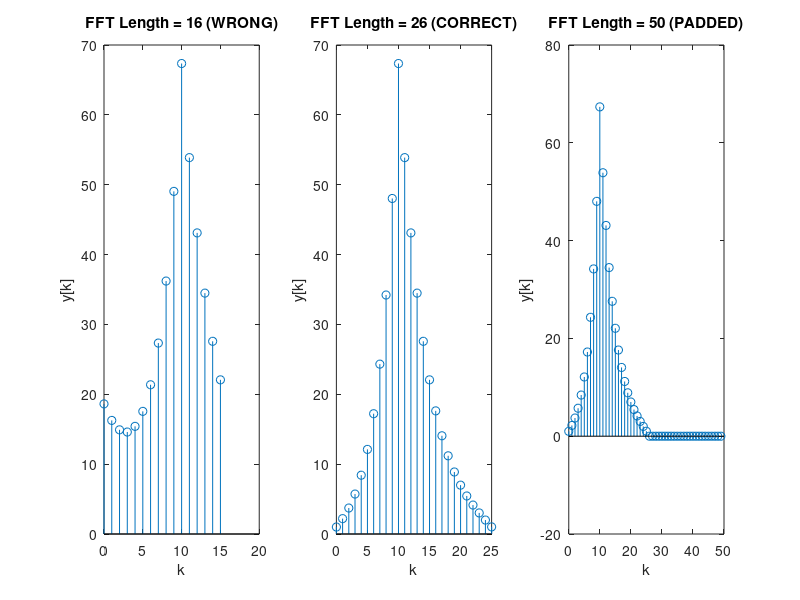
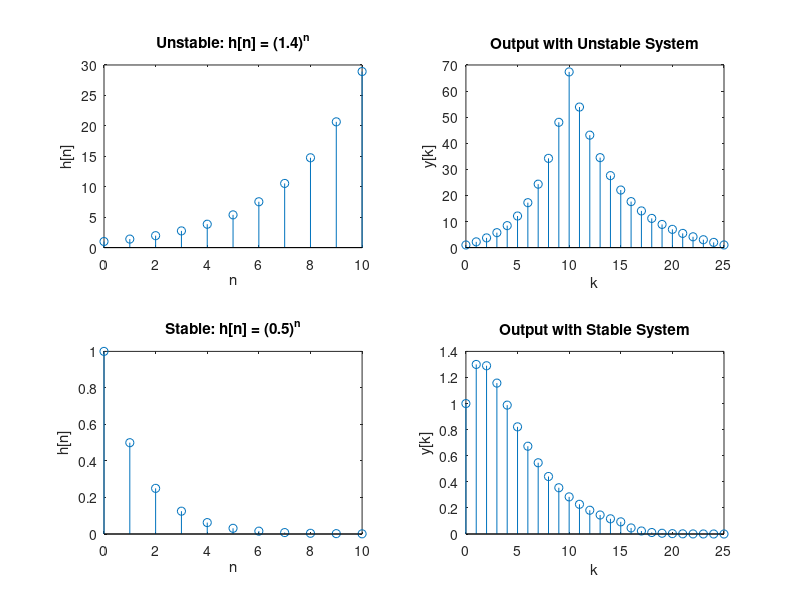
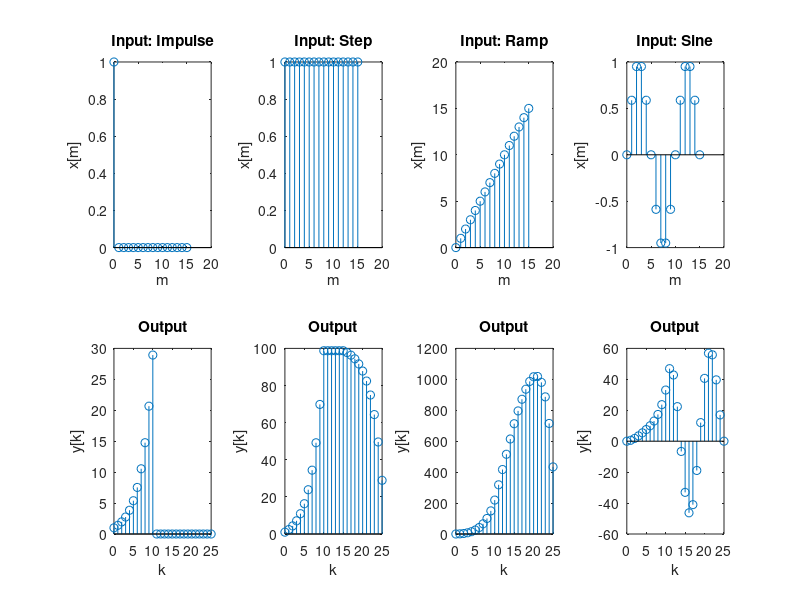
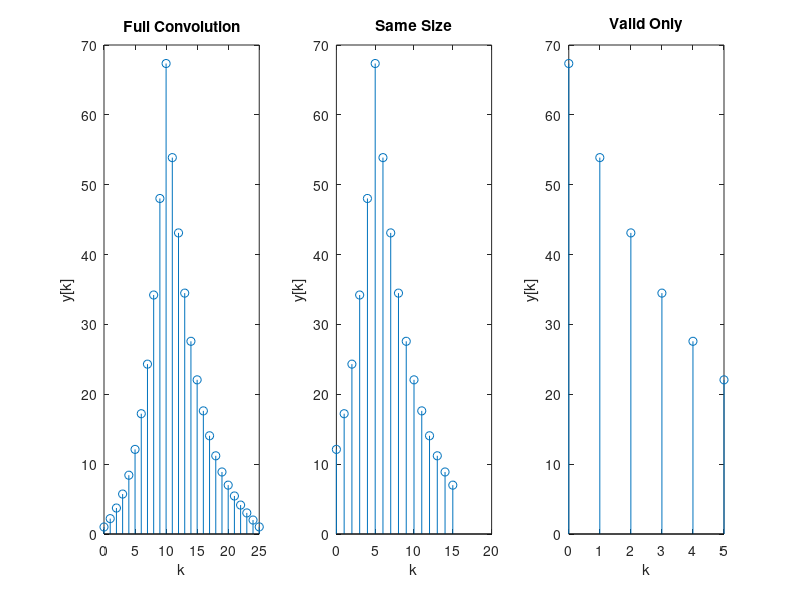

MATLAB code to generate these figures, in order:
clear all;
close all;
clc;

fprintf('========== TWEAKING EXAMPLES ==========\n\n');

%% TWEAK 1: Change FFT Length
fprintf('TWEAK 1: Different FFT Lengths\n');
fprintf('----------------------------------\n');

m = 0:15;
x = (0.8).^m;
n = 0:10;
h = (1.4).^n;

yc = conv(x, h);
L_correct = 26;

fprintf('Testing different FFT lengths:\n\n');

X_16 = fft(x, 16);
H_16 = fft(h, 16);
Y_16 = X_16 .* H_16;
yf_16 = ifft(Y_16, 16);
diff_16 = max(abs(yc(1:16) - real(yf_16)));
fprintf('L = 16 (WRONG - circular convolution):\n');
fprintf('  Difference from conv: %.6f\n', diff_16);
fprintf('  Result: INCORRECT (aliases/wraps around)\n\n');

X_26 = fft(x, 26);
H_26 = fft(h, 26);
Y_26 = X_26 .* H_26;
yf_26 = ifft(Y_26, 26);
diff_26 = max(abs(yc - real(yf_26)));
fprintf('L = 26 (CORRECT - minimum length):\n');
fprintf('  Difference from conv: %.15e\n', diff_26);
fprintf('  Result: CORRECT (essentially zero difference)\n\n');

X_50 = fft(x, 50);
H_50 = fft(h, 50);
Y_50 = X_50 .* H_50;
yf_50 = ifft(Y_50, 50);
diff_50 = max(abs([yc, zeros(1,24)] - real(yf_50)));
fprintf('L = 50 (OVER-SPECIFIED - zero padded):\n');
fprintf('  Difference from conv: %.15e\n', diff_50);
fprintf('  Result: CORRECT (just more zeros at end)\n\n');

figure;
subplot(1,3,1);
stem(0:15, real(yf_16));
title('FFT Length = 16 (WRONG)');
xlabel('k'); ylabel('y[k]');

subplot(1,3,2);
stem(0:25, real(yf_26));
title('FFT Length = 26 (CORRECT)');
xlabel('k'); ylabel('y[k]');

subplot(1,3,3);
stem(0:49, real(yf_50));
title('FFT Length = 50 (PADDED)');
xlabel('k'); ylabel('y[k]');

%% TWEAK 2: Change Impulse Response (Stable vs Unstable)
fprintf('\nTWEAK 2: Stable vs Unstable Systems\n');
fprintf('-------------------------------------\n');

h_unstable = (1.4).^n;
h_stable = (0.5).^n;

sum_unstable = sum(h_unstable);
sum_stable = sum(h_stable);

fprintf('Unstable: h[n] = (1.4)^n\n');
fprintf('  Sum of h[n]: %.4f\n', sum_unstable);
fprintf('  Converges? NO (would go to infinity)\n');
fprintf('  System stable? NO\n\n');

fprintf('Stable: h[n] = (0.5)^n\n');
fprintf('  Sum of h[n]: %.4f\n', sum_stable);
fprintf('  Theoretical sum (geometric series): 1/(1-0.5) = 2.0\n');
fprintf('  Converges? YES\n');
fprintf('  System stable? YES\n\n');

yc_unstable = conv(x, h_unstable);
yc_stable = conv(x, h_stable);

figure;
subplot(2,2,1);
stem(n, h_unstable);
title('Unstable: h[n] = (1.4)^n');
xlabel('n'); ylabel('h[n]');

subplot(2,2,2);
stem(0:L_correct-1, yc_unstable);
title('Output with Unstable System');
xlabel('k'); ylabel('y[k]');

subplot(2,2,3);
stem(n, h_stable);
title('Stable: h[n] = (0.5)^n');
xlabel('n'); ylabel('h[n]');

subplot(2,2,4);
stem(0:L_correct-1, yc_stable);
title('Output with Stable System');
xlabel('k'); ylabel('y[k]');

%% TWEAK 3: Different Input Signals
fprintf('\nTWEAK 3: Different Input Signals\n');
fprintf('----------------------------------\n');

x_impulse = [1, zeros(1, 15)];
x_step = ones(1, 16);
x_ramp = 0:15;
x_sine = sin(2*pi*0.1*m);

yc_impulse = conv(x_impulse, h_unstable);
yc_step = conv(x_step, h_unstable);
yc_ramp = conv(x_ramp, h_unstable);
yc_sine = conv(x_sine, h_unstable);

fprintf('Input: Impulse δ[n]\n');
fprintf('  Output equals: h[n] exactly!\n');
fprintf('  Max output: %.4f, Max h[n]: %.4f\n\n', max(yc_impulse), max(h_unstable));

fprintf('Input: Unit Step u[n]\n');
fprintf('  Output is running sum of h[n]\n');
fprintf('  Max output: %.4f\n\n', max(yc_step));

fprintf('Input: Ramp n\n');
fprintf('  Output grows rapidly\n');
fprintf('  Max output: %.4f\n\n', max(yc_ramp));

fprintf('Input: Sine wave\n');
fprintf('  Output is also sinusoidal\n');
fprintf('  Max output: %.4f\n\n', max(yc_sine));

figure;
subplot(2,4,1);
stem(m, x_impulse);
title('Input: Impulse');
xlabel('m'); ylabel('x[m]');

subplot(2,4,5);
stem(0:L_correct-1, yc_impulse);
title('Output');
xlabel('k'); ylabel('y[k]');

subplot(2,4,2);
stem(m, x_step);
title('Input: Step');
xlabel('m'); ylabel('x[m]');

subplot(2,4,6);
stem(0:L_correct-1, yc_step);
title('Output');
xlabel('k'); ylabel('y[k]');

subplot(2,4,3);
stem(m, x_ramp);
title('Input: Ramp');
xlabel('m'); ylabel('x[m]');

subplot(2,4,7);
stem(0:L_correct-1, yc_ramp);
title('Output');
xlabel('k'); ylabel('y[k]');

subplot(2,4,4);
stem(m, x_sine);
title('Input: Sine');
xlabel('m'); ylabel('x[m]');

subplot(2,4,8);
stem(0:L_correct-1, yc_sine);
title('Output');
xlabel('k'); ylabel('y[k]');

%% TWEAK 4: Comparing conv() modes
fprintf('\nTWEAK 4: Different conv() Modes\n');
fprintf('--------------------------------\n');

yc_full = conv(x, h_unstable);
yc_same = conv(x, h_unstable, 'same');
yc_valid = conv(x, h_unstable, 'valid');

fprintf('conv(x, h) - Full:\n');
fprintf('  Length: %d samples\n', length(yc_full));
fprintf('  Returns: All non-zero output samples\n\n');

fprintf('conv(x, h, ''same'') - Same:\n');
fprintf('  Length: %d samples (same as x)\n', length(yc_same));
fprintf('  Returns: Central portion of convolution\n\n');

fprintf('conv(x, h, ''valid'') - Valid:\n');
fprintf('  Length: %d samples\n', length(yc_valid));
fprintf('  Returns: Only fully overlapping samples\n');
fprintf('  Formula: max(length(x), length(h)) - min(length(x), length(h)) + 1\n\n');

figure;
subplot(1,3,1);
stem(0:length(yc_full)-1, yc_full);
title('Full Convolution');
xlabel('k'); ylabel('y[k]');

subplot(1,3,2);
stem(0:length(yc_same)-1, yc_same);
title('Same Size');
xlabel('k'); ylabel('y[k]');

subplot(1,3,3);
stem(0:length(yc_valid)-1, yc_valid);
title('Valid Only');
xlabel('k'); ylabel('y[k]');

%% TWEAK 5: Real vs Complex parts after IFFT
fprintf('\nTWEAK 5: Real vs Imaginary Parts\n');
fprintf('----------------------------------\n');

X = fft(x, 26);
H = fft(h_unstable, 26);
Y = X .* H;
yf = ifft(Y, 26);

max_real = max(abs(real(yf)));
max_imag = max(abs(imag(yf)));

fprintf('After ifft(Y, 26):\n');
fprintf('  Max real part: %.6f\n', max_real);
fprintf('  Max imaginary part: %.15e\n', max_imag);
fprintf('  Ratio (imag/real): %.15e\n', max_imag/max_real);
fprintf('  Conclusion: Imaginary part is numerical noise!\n\n');

figure;
subplot(2,1,1);
stem(0:25, real(yf));
title('Real Part of ifft(Y)');
xlabel('k'); ylabel('real(y[k])');

subplot(2,1,2);
stem(0:25, imag(yf));
title('Imaginary Part of ifft(Y) - Numerical Noise');
xlabel('k'); ylabel('imag(y[k])');

fprintf('\n========== END OF TWEAKING EXAMPLES ==========\n');
